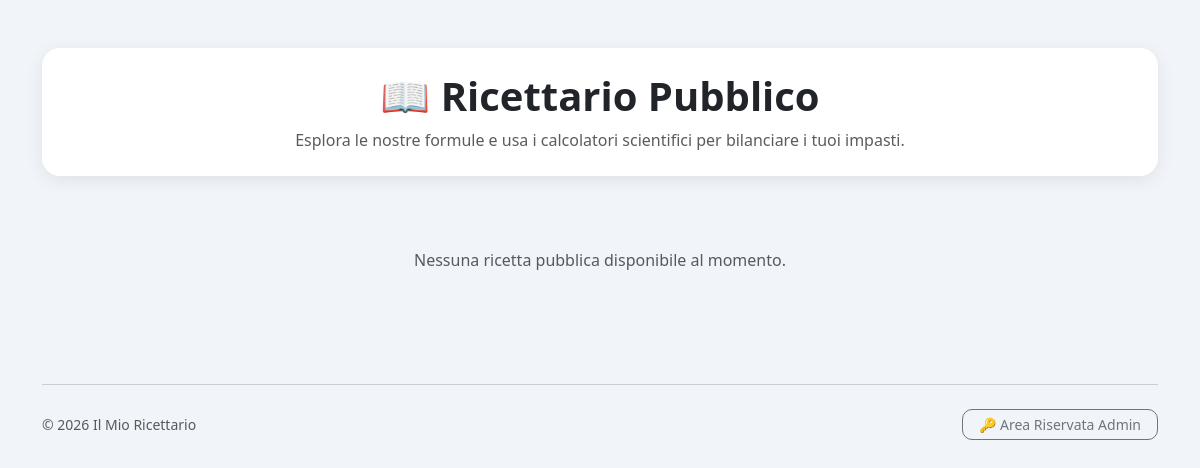
Before: / with the older database file.
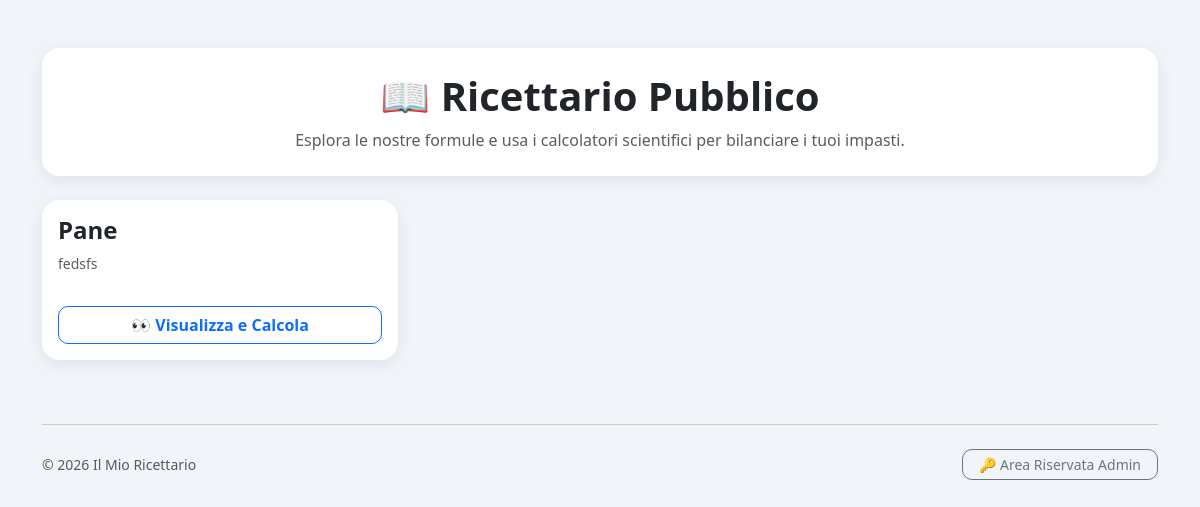
After: the same page with the newer database file.
### models/recipe.py (models this page shows, shortened)
class Recipe(db.Model):
    __tablename__ = "recipes"
    id = db.Column(
        db.Integer,
        primary_key=True
    )
    name = db.Column(
        db.String(255),
        nullable=False
    )
    slug = db.Column(
        db.String(255),
        unique=True,
        nullable=False
    )
    description = db.Column(
        db.Text
    )
    instructions = db.Column(
        db.Text
    )
    image = db.Column(
        db.String(255)
    )
    is_published = db.Column(
        db.Boolean,
        default=True
    )
    created_at = db.Column(
        db.DateTime,
        default=datetime.utcnow
    )
    updated_at = db.Column(
        db.DateTime,
        default=datetime.utcnow,
        onupdate=datetime.utcnow
    )
    ingredients = db.relationship(
        "RecipeIngredient",
        backref="recipe",
        cascade="all, delete-orphan",
        lazy=True,
        order_by="RecipeIngredient.sort_order"
    )
    features = db.relationship(
        "RecipeFeature",
        backref="recipe",
        cascade="all, delete-orphan",
        lazy=True
    )

### routes/recipes.py (the view)
@recipes_bp.route("/")
def list_recipes():
    recipes = Recipe.query.order_by(
        Recipe.name
    ).all()
    return render_template(
        "recipes_list.html",
        recipes=recipes
    )

### templates/recipes_list.html (shortened to what this page needs)
{% extends "base.html" %}
{% block content %}
<div class="card mb-4">
    <div class="card-body text-center py-4">
        <h1 class="fw-bold mb-2">
            📖 Ricettario Pubblico
        </h1>
        <p class="text-muted mb-0">
            Esplora le nostre formule e usa i calcolatori scientifici per bilanciare i tuoi impasti.
        </p>
    </div>
</div>
<div class="row g-4">
    {% if recipes %}
        {% for recipe in recipes %}
        <div class="col-md-6 col-lg-4">
            <div class="card stat-card h-100">
                <div class="card-body d-flex flex-column justify-content-between">
                    <div>
                        <h4 class="fw-bold text-dark mb-2">
                            {{ recipe.name }}
                        </h4>
                        <p class="text-muted small">
                            {{ recipe.description or "Nessuna descrizione disponibile per questa ricetta." }}
                        </p>
                    </div>
                    <div class="mt-3">
                        <a href="/recipe/{{ recipe.slug }}"
                           class="btn btn-outline-primary w-100 fw-bold">
                            👀 Visualizza e Calcola
                        </a>
                    </div>
                </div>
            </div>
        </div>
        {% endfor %}
    {% else %}
        <div class="col-12 text-center py-5 text-muted">
            Nessuna ricetta pubblica disponibile al momento.
        </div>
    {% endif %}
</div>
<div class="row mt-5 mb-4">
    <div class="col-12">
        <hr class="text-muted opacity-25">
        <div class="d-flex justify-content-between align-items-center text-muted small pt-2">
            <span>&copy; 2026 Il Mio Ricettario</span>
            <a href="{{ url_for('admin.dashboard') }}" class="btn btn-sm btn-outline-secondary px-3 py-1">
                🔑 Area Riservata Admin
            </a>
        </div>
    </div>
</div>
{% endblock %}

Changed rows visible on the page:
added Recipe: name "Pane", description "fedsfs"
Other visible differences:
text no longer shown: "Nessuna ricetta pubblica disponibile al momento."
